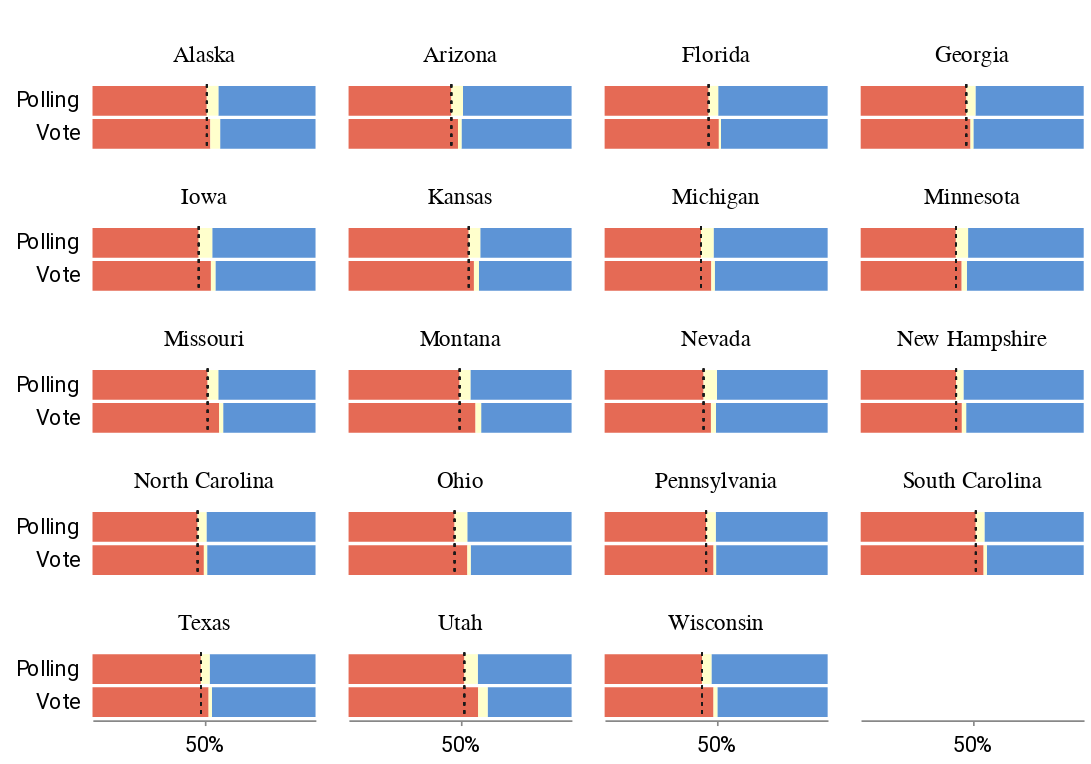

Notebook code for this chart:
### Code cell
bars = (
    alt.Chart(df_long_slim)
    .mark_bar()
    .encode(
        x=alt.X(
            "value:Q",
            title="",
            stack="normalize",
            axis=alt.Axis(format="%", tickCount=3, values=[0.50]),
        ),
        y=alt.Y("type:N", title=""),
        color=alt.Color(
            "measure",
            legend=None,
            sort=["GOP", "OTHER", "DEM"],
            scale=alt.Scale(
                domain=["GOP", "OTHER", "DEM"], range=["#e56a55", "#ffffcc", "#5d94d6"]
            ),
        ),
        # facet=alt.Facet("state", columns=4),
        order="order",
    )
)

rule = (
    alt.Chart()
    .mark_rule(color="#1a1a1a", strokeDash=[2, 3])
    .encode(x="tick", order="order")
)

alt.layer(bars, rule, data=df_long_slim).properties(height=40, width=135).facet(
    facet=alt.Facet(
        "state", title=" ", header=alt.Header(labelFontSize=14, labelFont="Summit Sans")
    ),
    columns=4,
)

### Figure 1 — Vega-Lite specification as saved in the notebook (floating-point values rounded to 4 significant figures)
{"config": {"view": {"width": 800, "height": 450, "strokeOpacity": 0}, "background": "#ffffff", "title": {"anchor": "start", "font": "Summit Sans", "fontColor": "palette[\"black\"]", "fontSize": 18, "fontWeight": "normal"}, "arc": {"fill": "#00d4d8"}, "area": {"fill": "#00d4d8"}, "line": {"stroke": "#00d4d8", "strokeWidth": 3}, "path": {"stroke": "#00d4d8"}, "rect": {"fill": "#00d4d8"}, "shape": {"stroke": "#00d4d8"}, "bar": {"fill": "#00d4d8"}, "point": {"stroke": "#00d4d8"}, "symbol": {"fill": "#00d4d8", "size": 30}, "axis": {"titleFont": "Roboto", "titleFontSize": 15, "titleFontWeight": "normal", "labelFont": "Roboto, sans", "labelFontSize": 13, "labelFontWeight": "normal"}, "axisX": {"labelAngle": 0, "labelPadding": 6, "tickSize": 3, "grid": false}, "axisY": {"labelBaseline": "middle", "maxExtent": 45, "minExtent": 45, "titleAlign": "left", "titleAngle": 0, "titleX": -45, "titleY": -11, "domainOpacity": 0, "gridWidth": 0.6, "gridColor": "#dddddd", "offset": 6, "tickSize": 0, "titleColor": "#767676"}, "legend": {"titleFont": "Roboto", "titleFontSize": 15, "titleFontWeight": "normal", "symbolType": "square", "labelFont": "Roboto, sans", "labelFontSize": 13}, "range": {"category": ["#005f66", "#e37e2d", "#d64a3b", "#76b0ef", "#c1bc40"], "diverging": ["#e68a4f", "#f4bb6a", "#f9e39c", "#dadfe2", "#a6b7c6", "#849eae"], "heatmap": ["#7ff6f6", "#00eeef", "#00d4d8", "#00abb2", "#00848b", "#fbf2c7", "#00363d"], "ordinal": ["#7ff6f6", "#00eeef", "#00d4d8", "#00abb2", "#00848b", "#fbf2c7", "#00363d"], "ramp": ["#7ff6f6", "#00eeef", "#00d4d8", "#00abb2", "#00848b", "#fbf2c7", "#00363d"]}}, "data": {"name": "data-7e7efff1150929237061ca89fd1429de"}, "facet": {"field": "state", "header": {"labelFont": "Summit Sans", "labelFontSize": 14}, "title": " ", "type": "nominal"}, "spec": {"layer": [{"mark": "bar", "encoding": {"color": {"field": "measure", "legend": null, "scale": {"domain": ["GOP", "OTHER", "DEM"], "range": ["#e56a55", "#ffffcc", "#5d94d6"]}, "sort": ["GOP", "OTHER", "DEM"], "type": "nominal"}, "order": {"field": "order", "type": "quantitative"}, "x": {"axis": {"format": "%", "tickCount": 3, "values": [0.5]}, "field": "value", "stack": "normalize", "title": "", "type": "quantitative"}, "y": {"field": "type", "title": "", "type": "nominal"}}}, {"mark": {"type": "rule", "color": "#1a1a1a", "strokeDash": [2, 3]}, "encoding": {"order": {"field": "order", "type": "quantitative"}, "x": {"field": "tick", "type": "quantitative"}}}], "height": 40, "width": 135}, "columns": 4, "$schema": "https://vega.github.io/schema/vega-lite/v4.17.0.json", "datasets": {"data-7e7efff1150929237061ca89fd1429de": [{"state": "Alaska", "winner": "GOP", "measure": "GOP", "value": 52.83, "type": "Vote", "order": 1, "tick": 0.5123}, {"state": "Arizona", "winner": "DEM", "measure": "GOP", "value": 49.06, "type": "Vote", "order": 1, "tick": 0.461}, {"state": "Florida", "winner": "GOP", "measure": "GOP", "value": 51.22, "type": "Vote", "order": 1, "tick": 0.4662}, {"state": "Georgia", "winner": "DEM", "measure": "GOP", "value": 49.24, "type": "Vote", "order": 1, "tick": 0.4737}, {"state": "Iowa", "winner": "GOP", "measure": "GOP", "value": 53.09, "type": "Vote", "order": 1, "tick": 0.476}, {"state": "Kansas", "winner": "GOP", "measure": "GOP", "value": 56.21, "type": "Vote", "order": 1, "tick": 0.5386}, {"state": "Michigan", "winner": "DEM", "measure": "GOP", "value": 47.84, "type": "Vote", "order": 1, "tick": 0.4323}, {"state": "Minnesota", "winner": "DEM", "measure": "GOP", "value": 45.28, "type": "Vote", "order": 1, "tick": 0.4267}, {"state": "Missouri", "winner": "GOP", "measure": "GOP", "value": 56.8, "type": "Vote", "order": 1, "tick": 0.5161}, {"state": "Montana", "winner": "GOP", "measure": "GOP", "value": 56.92, "type": "Vote", "order": 1, "tick": 0.4979}, {"state": "Nevada", "winner": "DEM", "measure": "GOP", "value": 47.67, "type": "Vote", "order": 1, "tick": 0.4436}, {"state": "New Hampshire", "winner": "DEM", "measure": "GOP", "value": 45.36, "type": "Vote", "order": 1, "tick": 0.4283}, {"state": "North Carolina", "winner": "GOP", "measure": "GOP", "value": 49.93, "type": "Vote", "order": 1, "tick": 0.4712}, {"state": "Ohio", "winner": "GOP", "measure": "GOP", "value": 53.27, "type": "Vote", "order": 1, "tick": 0.4753}, {"state": "Pennsylvania", "winner": "DEM", "measure": "GOP", "value": 48.84, "type": "Vote", "order": 1, "tick": 0.4555}, {"state": "South Carolina", "winner": "GOP", "measure": "GOP", "value": 55.11, "type": "Vote", "order": 1, "tick": 0.5159}, {"state": "Texas", "winner": "GOP", "measure": "GOP", "value": 52.06, "type": "Vote", "order": 1, "tick": 0.4859}, {"state": "Utah", "winner": "GOP", "measure": "GOP", "value": 58.13, "type": "Vote", "order": 1, "tick": 0.5192}, {"state": "Wisconsin", "winner": "DEM", "measure": "GOP", "value": 48.82, "type": "Vote", "order": 1, "tick": 0.4371}, {"state": "Alaska", "winner": "GOP", "measure": "DEM", "value": 42.77, "type": "Vote", "order": 3, "tick": 0.5123}, {"state": "Arizona", "winner": "DEM", "measure": "DEM", "value": 49.36, "type": "Vote", "order": 3, "tick": 0.461}, {"state": "Florida", "winner": "GOP", "measure": "DEM", "value": 47.86, "type": "Vote", "order": 3, "tick": 0.4662}, {"state": "Georgia", "winner": "DEM", "measure": "DEM", "value": 49.47, "type": "Vote", "order": 3, "tick": 0.4737}, {"state": "Iowa", "winner": "GOP", "measure": "DEM", "value": 44.89, "type": "Vote", "order": 3, "tick": 0.476}, {"state": "Kansas", "winner": "GOP", "measure": "DEM", "value": 41.56, "type": "Vote", "order": 3, "tick": 0.5386}, {"state": "Michigan", "winner": "DEM", "measure": "DEM", "value": 50.62, "type": "Vote", "order": 3, "tick": 0.4323}, {"state": "Minnesota", "winner": "DEM", "measure": "DEM", "value": 52.4, "type": "Vote", "order": 3, "tick": 0.4267}, {"state": "Missouri", "winner": "GOP", "measure": "DEM", "value": 41.41, "type": "Vote", "order": 3, "tick": 0.5161}, {"state": "Montana", "winner": "GOP", "measure": "DEM", "value": 40.55, "type": "Vote", "order": 3, "tick": 0.4979}, {"state": "Nevada", "winner": "DEM", "measure": "DEM", "value": 50.06, "type": "Vote", "order": 3, "tick": 0.4436}, {"state": "New Hampshire", "winner": "DEM", "measure": "DEM", "value": 52.71, "type": "Vote", "order": 3, "tick": 0.4283}, {"state": "North Carolina", "winner": "GOP", "measure": "DEM", "value": 48.59, "type": "Vote", "order": 3, "tick": 0.4712}, {"state": "Ohio", "winner": "GOP", "measure": "DEM", "value": 45.24, "type": "Vote", "order": 3, "tick": 0.4753}, {"state": "Pennsylvania", "winner": "DEM", "measure": "DEM", "value": 50.01, "type": "Vote", "order": 3, "tick": 0.4555}, {"state": "South Carolina", "winner": "GOP", "measure": "DEM", "value": 43.43, "type": "Vote", "order": 3, "tick": 0.5159}, {"state": "Texas", "winner": "GOP", "measure": "DEM", "value": 46.48, "type": "Vote", "order": 3, "tick": 0.4859}, {"state": "Utah", "winner": "GOP", "measure": "DEM", "value": 37.65, "type": "Vote", "order": 3, "tick": 0.5192}, {"state": "Wisconsin", "winner": "DEM", "measure": "DEM", "value": 49.45, "type": "Vote", "order": 3, "tick": 0.4371}, {"state": "Alaska", "winner": "GOP", "measure": "OTHER", "value": 4.4, "type": "Vote", "order": 2, "tick": 0.5123}, {"state": "Arizona", "winner": "DEM", "measure": "OTHER", "value": 1.58, "type": "Vote", "order": 2, "tick": 0.461}, {"state": "Florida", "winner": "GOP", "measure": "OTHER", "value": 0.92, "type": "Vote", "order": 2, "tick": 0.4662}, {"state": "Georgia", "winner": "DEM", "measure": "OTHER", "value": 1.29, "type": "Vote", "order": 2, "tick": 0.4737}, {"state": "Iowa", "winner": "GOP", "measure": "OTHER", "value": 2.02, "type": "Vote", "order": 2, "tick": 0.476}, {"state": "Kansas", "winner": "GOP", "measure": "OTHER", "value": 2.23, "type": "Vote", "order": 2, "tick": 0.5386}, {"state": "Michigan", "winner": "DEM", "measure": "OTHER", "value": 1.54, "type": "Vote", "order": 2, "tick": 0.4323}, {"state": "Minnesota", "winner": "DEM", "measure": "OTHER", "value": 2.32, "type": "Vote", "order": 2, "tick": 0.4267}, {"state": "Missouri", "winner": "GOP", "measure": "OTHER", "value": 1.79, "type": "Vote", "order": 2, "tick": 0.5161}, {"state": "Montana", "winner": "GOP", "measure": "OTHER", "value": 2.53, "type": "Vote", "order": 2, "tick": 0.4979}, {"state": "Nevada", "winner": "DEM", "measure": "OTHER", "value": 2.27, "type": "Vote", "order": 2, "tick": 0.4436}, {"state": "New Hampshire", "winner": "DEM", "measure": "OTHER", "value": 1.93, "type": "Vote", "order": 2, "tick": 0.4283}, {"state": "North Carolina", "winner": "GOP", "measure": "OTHER", "value": 1.48, "type": "Vote", "order": 2, "tick": 0.4712}, {"state": "Ohio", "winner": "GOP", "measure": "OTHER", "value": 1.49, "type": "Vote", "order": 2, "tick": 0.4753}, {"state": "Pennsylvania", "winner": "DEM", "measure": "OTHER", "value": 1.15, "type": "Vote", "order": 2, "tick": 0.4555}, {"state": "South Carolina", "winner": "GOP", "measure": "OTHER", "value": 1.46, "type": "Vote", "order": 2, "tick": 0.5159}, {"state": "Texas", "winner": "GOP", "measure": "OTHER", "value": 1.46, "type": "Vote", "order": 2, "tick": 0.4859}, {"state": "Utah", "winner": "GOP", "measure": "OTHER", "value": 4.22, "type": "Vote", "order": 2, "tick": 0.5192}, {"state": "Wisconsin", "winner": "DEM", "measure": "OTHER", "value": 1.73, "type": "Vote", "order": 2, "tick": 0.4371}, {"state": "Alaska", "winner": "GOP", "measure": "GOP", "value": 51.23, "type": "Polling", "order": 1, "tick": 0.5123}, {"state": "Arizona", "winner": "DEM", "measure": "GOP", "value": 46.1, "type": "Polling", "order": 1, "tick": 0.461}, {"state": "Florida", "winner": "GOP", "measure": "GOP", "value": 46.62, "type": "Polling", "order": 1, "tick": 0.4662}, {"state": "Georgia", "winner": "DEM", "measure": "GOP", "value": 47.37, "type": "Polling", "order": 1, "tick": 0.4737}, {"state": "Iowa", "winner": "GOP", "measure": "GOP", "value": 47.6, "type": "Polling", "order": 1, "tick": 0.476}, {"state": "Kansas", "winner": "GOP", "measure": "GOP", "value": 53.86, "type": "Polling", "order": 1, "tick": 0.5386}, {"state": "Michigan", "winner": "DEM", "measure": "GOP", "value": 43.23, "type": "Polling", "order": 1, "tick": 0.4323}, {"state": "Minnesota", "winner": "DEM", "measure": "GOP", "value": 42.67, "type": "Polling", "order": 1, "tick": 0.4267}, {"state": "Missouri", "winner": "GOP", "measure": "GOP", "value": 51.61, "type": "Polling", "order": 1, "tick": 0.5161}, {"state": "Montana", "winner": "GOP", "measure": "GOP", "value": 49.79, "type": "Polling", "order": 1, "tick": 0.4979}, {"state": "Nevada", "winner": "DEM", "measure": "GOP", "value": 44.36, "type": "Polling", "order": 1, "tick": 0.4436}, {"state": "New Hampshire", "winner": "DEM", "measure": "GOP", "value": 42.83, "type": "Polling", "order": 1, "tick": 0.4283}, {"state": "North Carolina", "winner": "GOP", "measure": "GOP", "value": 47.12, "type": "Polling", "order": 1, "tick": 0.4712}, {"state": "Ohio", "winner": "GOP", "measure": "GOP", "value": 47.53, "type": "Polling", "order": 1, "tick": 0.4753}, {"state": "Pennsylvania", "winner": "DEM", "measure": "GOP", "value": 45.55, "type": "Polling", "order": 1, "tick": 0.4555}, {"state": "South Carolina", "winner": "GOP", "measure": "GOP", "value": 51.59, "type": "Polling", "order": 1, "tick": 0.5159}, {"state": "Texas", "winner": "GOP", "measure": "GOP", "value": 48.59, "type": "Polling", "order": 1, "tick": 0.4859}, {"state": "Utah", "winner": "GOP", "measure": "GOP", "value": 51.92, "type": "Polling", "order": 1, "tick": 0.5192}, {"state": "Wisconsin", "winner": "DEM", "measure": "GOP", "value": 43.71, "type": "Polling", "order": 1, "tick": 0.4371}, {"state": "Alaska", "winner": "GOP", "measure": "DEM", "value": 43.57, "type": "Polling", "order": 3, "tick": 0.5123}, {"state": "Arizona", "winner": "DEM", "measure": "DEM", "value": 48.71, "type": "Polling", "order": 3, "tick": 0.461}, {"state": "Florida", "winner": "GOP", "measure": "DEM", "value": 49.08, "type": "Polling", "order": 3, "tick": 0.4662}, {"state": "Georgia", "winner": "DEM", "measure": "DEM", "value": 48.54, "type": "Polling", "order": 3, "tick": 0.4737}, {"state": "Iowa", "winner": "GOP", "measure": "DEM", "value": 46.31, "type": "Polling", "order": 3, "tick": 0.476}, {"state": "Kansas", "winner": "GOP", "measure": "DEM", "value": 40.95, "type": "Polling", "order": 3, "tick": 0.5386}, {"state": "Michigan", "winner": "DEM", "measure": "DEM", "value": 51.15, "type": "Polling", "order": 3, "tick": 0.4323}, {"state": "Minnesota", "winner": "DEM", "measure": "DEM", "value": 51.85, "type": "Polling", "order": 3, "tick": 0.4267}, {"state": "Missouri", "winner": "GOP", "measure": "DEM", "value": 43.61, "type": "Polling", "order": 3, "tick": 0.5161}, {"state": "Montana", "winner": "GOP", "measure": "DEM", "value": 45.37, "type": "Polling", "order": 3, "tick": 0.4979}, {"state": "Nevada", "winner": "DEM", "measure": "DEM", "value": 49.66, "type": "Polling", "order": 3, "tick": 0.4436}, {"state": "New Hampshire", "winner": "DEM", "measure": "DEM", "value": 53.92, "type": "Polling", "order": 3, "tick": 0.4283}, {"state": "North Carolina", "winner": "GOP", "measure": "DEM", "value": 48.9, "type": "Polling", "order": 3, "tick": 0.4712}, {"state": "Ohio", "winner": "GOP", "measure": "DEM", "value": 46.77, "type": "Polling", "order": 3, "tick": 0.4753}, {"state": "Pennsylvania", "winner": "DEM", "measure": "DEM", "value": 50.2, "type": "Polling", "order": 3, "tick": 0.4555}, {"state": "South Carolina", "winner": "GOP", "measure": "DEM", "value": 44.51, "type": "Polling", "order": 3, "tick": 0.5159}, {"state": "Texas", "winner": "GOP", "measure": "DEM", "value": 47.45, "type": "Polling", "order": 3, "tick": 0.4859}, {"state": "Utah", "winner": "GOP", "measure": "DEM", "value": 42.07, "type": "Polling", "order": 3, "tick": 0.5192}, {"state": "Wisconsin", "winner": "DEM", "measure": "DEM", "value": 52.1, "type": "Polling", "order": 3, "tick": 0.4371}, {"state": "Alaska", "winner": "GOP", "measure": "OTHER", "value": 5.2, "type": "Polling", "order": 2, "tick": 0.5123}, {"state": "Arizona", "winner": "DEM", "measure": "OTHER", "value": 5.19, "type": "Polling", "order": 2, "tick": 0.461}, {"state": "Florida", "winner": "GOP", "measure": "OTHER", "value": 4.3, "type": "Polling", "order": 2, "tick": 0.4662}, {"state": "Georgia", "winner": "DEM", "measure": "OTHER", "value": 4.09, "type": "Polling", "order": 2, "tick": 0.4737}, {"state": "Iowa", "winner": "GOP", "measure": "OTHER", "value": 6.09, "type": "Polling", "order": 2, "tick": 0.476}, {"state": "Kansas", "winner": "GOP", "measure": "OTHER", "value": 5.19, "type": "Polling", "order": 2, "tick": 0.5386}, {"state": "Michigan", "winner": "DEM", "measure": "OTHER", "value": 5.62, "type": "Polling", "order": 2, "tick": 0.4323}, {"state": "Minnesota", "winner": "DEM", "measure": "OTHER", "value": 5.48, "type": "Polling", "order": 2, "tick": 0.4267}, {"state": "Missouri", "winner": "GOP", "measure": "OTHER", "value": 4.78, "type": "Polling", "order": 2, "tick": 0.5161}, {"state": "Montana", "winner": "GOP", "measure": "OTHER", "value": 4.84, "type": "Polling", "order": 2, "tick": 0.4979}, {"state": "Nevada", "winner": "DEM", "measure": "OTHER", "value": 5.98, "type": "Polling", "order": 2, "tick": 0.4436}, {"state": "New Hampshire", "winner": "DEM", "measure": "OTHER", "value": 3.25, "type": "Polling", "order": 2, "tick": 0.4283}, {"state": "North Carolina", "winner": "GOP", "measure": "OTHER", "value": 3.98, "type": "Polling", "order": 2, "tick": 0.4712}, {"state": "Ohio", "winner": "GOP", "measure": "OTHER", "value": 5.7, "type": "Polling", "order": 2, "tick": 0.4753}, {"state": "Pennsylvania", "winner": "DEM", "measure": "OTHER", "value": 4.25, "type": "Polling", "order": 2, "tick": 0.4555}, {"state": "South Carolina", "winner": "GOP", "measure": "OTHER", "value": 3.9, "type": "Polling", "order": 2, "tick": 0.5159}, {"state": "Texas", "winner": "GOP", "measure": "OTHER", "value": 3.96, "type": "Polling", "order": 2, "tick": 0.4859}, {"state": "Utah", "winner": "GOP", "measure": "OTHER", "value": 6.01, "type": "Polling", "order": 2, "tick": 0.5192}, {"state": "Wisconsin", "winner": "DEM", "measure": "OTHER", "value": 4.19, "type": "Polling", "order": 2, "tick": 0.4371}]}}
